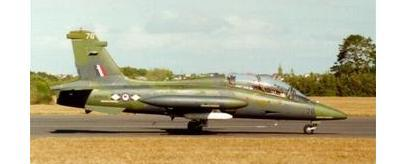
%> input picture Applied Computer Vision/project 1/HA-1/set2/im01.jpg, 398 x 164 px; its folder holds only this picture in this run
$ octave scriptToRunAll.m   (GNU Octave 9; MATLAB toolbox functions it lacks are replaced by stand-ins)
%> lines starting %> are read from the running program, lines starting %| are printed output that depends on the picture
### Applied Computer Vision/project 1/HA-1/code files/getImageSetData.m
function [ colorImages, grayscaleImages ] = getImageSetData( dirname, fileformat )
%> called with dirname = 'imageSet/set2', fileformat = '/*.jpg'
%This helper function gets the multi-dimensional array of color image data
%                and grayscale image data. All images must be of same size
%   Input
%       dirname: name of directory to search
%       fileformat: file format string for images to put into set
%   Output
%       colorImages: color data array
%       grayscaleImages: grayscale data array

dirString = strcat(dirname,fileformat);
setList = dir(dirString);
numImages = length(setList);
imnameStart = strcat(dirname,'/');

%get info on first image
firstColorImage = imread([imnameStart setList(1).name]);
%> firstColorImage is the input picture: size 164x398x3 uint8; mean R, G, B 183.3, 176.7, 149.1
firstGrayscaleImage = rgb2gray(firstColorImage);
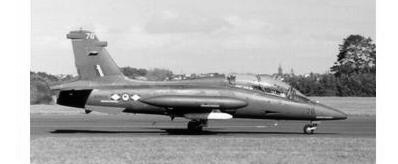
%> firstGrayscaleImage: size 164x398 uint8; min 0, max 255, mean 175.5
colorImages = zeros([size(firstColorImage) numImages]);
grayscaleImages = zeros([size(firstGrayscaleImage) numImages]);

for i=1:numImages
   imname = [imnameStart setList(i).name];
   currentColorImage = imread(imname);
   currentGrayscaleImage = rgb2gray(currentColorImage);
   colorImages(:,:,:,i) = im2double(currentColorImage);
   grayscaleImages(:,:,i) = im2double(currentGrayscaleImage);
end

end

### Applied Computer Vision/project 1/HA-1/code files/writeStndDevImage.m
function [] = writeStndDevImage( dirname, fileformat, outputImageName )
%> called with dirname = 'imageSet/set2', fileformat = '/*.jpg', outputImageName = 'set2grayscaleStndDev.jpg'
%This function writes and displays the standard deviation image
%
%   Input
%       dirname: name of directory to search
%       fileformat: file format string for images to put into set
%       outputImageName: name to use when writing output file


[~, grayscaleImages] = getImageSetData(dirname,fileformat);

%compute standard deviation
stndDevMatrix = std(grayscaleImages,1,3);
%> stndDevMatrix: size 164x398 double; every value is 0

figure
imagesc(stndDevMatrix);
axis image;
colorbar;

minStndDev = min(stndDevMatrix(:));
%> minStndDev = 0
maxStndDev = max(stndDevMatrix(:));
%> maxStndDev = 0
scaledStndDevMatrix = (stndDevMatrix-minStndDev)./(maxStndDev-minStndDev);
%> scaledStndDevMatrix: size 164x398 double; every value is NaN or infinite
imwrite(scaledStndDevMatrix,outputImageName,'JPEG');

end

### Applied Computer Vision/project 1/HA-1/code files/writeAverageColorImage.m
function [] = writeAverageColorImage( dirname, fileformat, outputImageName )
%This function writes and displays the average color image
%
%   Input
%       dirname: name of directory to search
%       fileformat: file format string for images to put into set
%       outputImageName: name to use when writing output file


[colorImages, ~] = getImageSetData(dirname,fileformat);
averageColorImage = mean(colorImages,4);
imwrite(averageColorImage,outputImageName,'JPEG');

figure
imshow(averageColorImage);
axis image;

end

### Applied Computer Vision/project 1/HA-1/code files/writeAverageGrayscaleImage.m
function [] = writeAverageGrayscaleImage( dirname, fileformat, outputImageName )
%This function writes and displays the average grayscale image
%   Input
%       dirname: name of directory to search
%       fileformat: file format string for images to put into set
%       outputImageName: name to use when writing output file


[~, grayscaleImages] = getImageSetData(dirname,fileformat);
averageGrayscaleImage = mean(grayscaleImages,3);
imwrite(averageGrayscaleImage,outputImageName,'JPEG');

figure
imshow(averageGrayscaleImage);
axis image;

end

### Applied Computer Vision/project 1/HA-1/code files/scriptToRunAll.m
setname = 'set2'; % Assign to set1 or set2 for respective results
dirname = strcat('imageSet/',setname);
fileformat = '/*.jpg';

colorImageName = strcat(setname,'color.jpg');
grayscaleImageName = strcat(setname,'grayscale.jpg');
stndDevImageName = strcat(setname,'grayscaleStndDev.jpg');

writeAverageGrayscaleImage(dirname,fileformat,grayscaleImageName);
writeAverageColorImage(dirname,fileformat,colorImageName);
writeStndDevImage(dirname,fileformat,stndDevImageName);
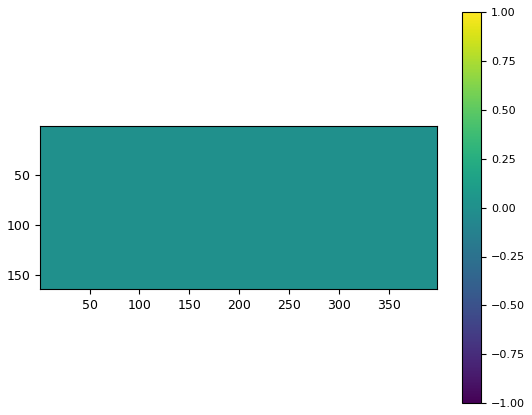
%> figure redrawn from the program's plot data

$ run again, on Applied Computer Vision/project 1/HA-1/set2/im05.jpg
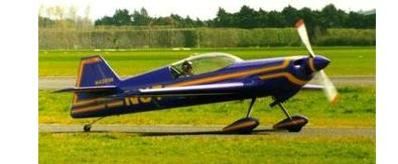
%> input picture Applied Computer Vision/project 1/HA-1/set2/im05.jpg, 398 x 164 px
%> in getImageSetData, firstColorImage is the input picture: size 164x398x3 uint8; mean R, G, B 147.3, 150.5, 86.3
%> in getImageSetData, `firstGrayscaleImage = rgb2gray(firstColorImage);`:
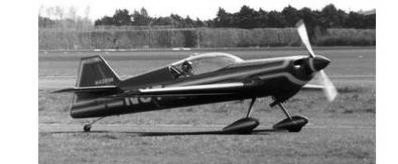
%> firstGrayscaleImage: size 164x398 uint8; min 0, max 255, mean 142.2
%> stndDevMatrix: size 164x398 double; every value is 0
%> minStndDev = 0
%> scaledStndDevMatrix: size 164x398 double; every value is NaN or infinite

$ run again, on Applied Computer Vision/project 1/HA-1/set2/im06.jpg
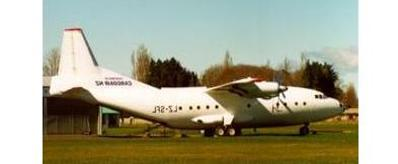
%> input picture Applied Computer Vision/project 1/HA-1/set2/im06.jpg, 398 x 164 px
%> in getImageSetData, firstColorImage is the input picture: size 164x398x3 uint8; mean R, G, B 167.1, 166.5, 145.1
%> in getImageSetData, `firstGrayscaleImage = rgb2gray(firstColorImage);`:
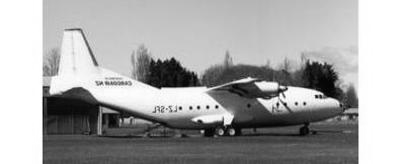
%> firstGrayscaleImage: size 164x398 uint8; min 1, max 255, mean 164.3
%> stndDevMatrix: size 164x398 double; every value is 0
%> minStndDev = 0
%> scaledStndDevMatrix: size 164x398 double; every value is NaN or infinite

$ run again, on Applied Computer Vision/project 1/HA-1/set2/im07.jpg
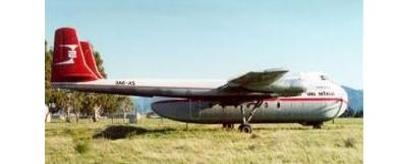
%> input picture Applied Computer Vision/project 1/HA-1/set2/im07.jpg, 398 x 164 px
%> in getImageSetData, firstColorImage is the input picture: size 164x398x3 uint8; mean R, G, B 186, 189.4, 176.7
%> in getImageSetData, `firstGrayscaleImage = rgb2gray(firstColorImage);`:
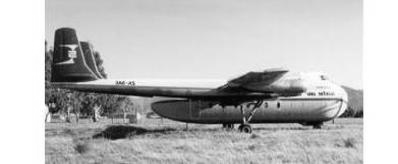
%> firstGrayscaleImage: size 164x398 uint8; min 1, max 255, mean 186.9
%> stndDevMatrix: size 164x398 double; every value is 0
%> minStndDev = 0
%> scaledStndDevMatrix: size 164x398 double; every value is NaN or infinite

$ run again, on Applied Computer Vision/project 1/HA-1/set2/im02.jpg
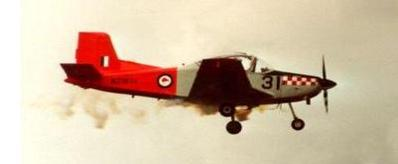
%> input picture Applied Computer Vision/project 1/HA-1/set2/im02.jpg, 398 x 164 px
%> in getImageSetData, firstColorImage is the input picture: size 164x398x3 uint8; mean R, G, B 210.7, 189.3, 164.9
%> in getImageSetData, `firstGrayscaleImage = rgb2gray(firstColorImage);`:
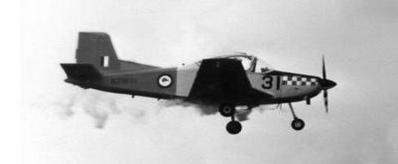
%> firstGrayscaleImage: size 164x398 uint8; min 3, max 255, mean 192.9
%> stndDevMatrix: size 164x398 double; every value is 0
%> minStndDev = 0
%> scaledStndDevMatrix: size 164x398 double; every value is NaN or infinite
